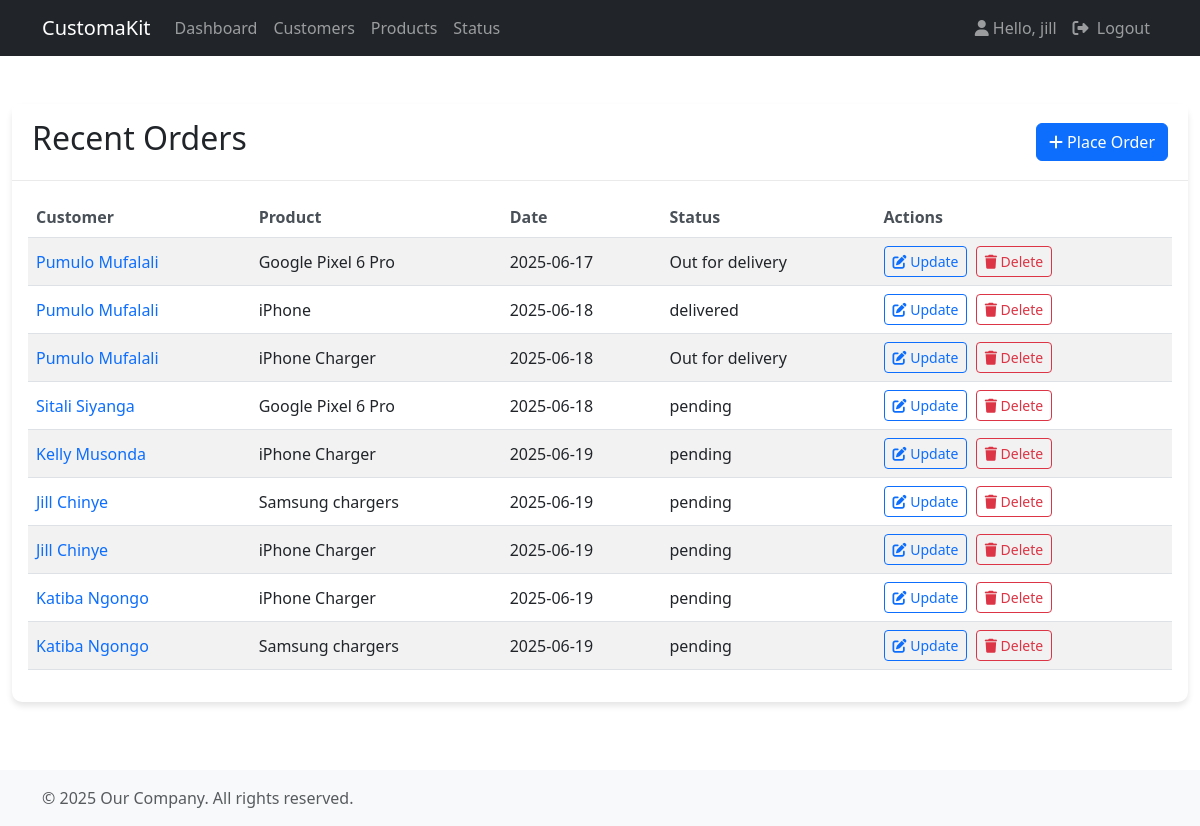
Screenshot of /orders/ (signed in) with the database file from the repository.
### accounts/models.py (models this page shows, shortened)
class Order(models.Model):
  STATUS = (
    ('delivered', 'delivered'),
    ('Out for delivery', 'Out for delivery'),
    ('pending', 'pending'),
  )
  customer = models.ForeignKey(Customer, null=True, on_delete=models.CASCADE)
  product = models.ForeignKey(Product, null=True, on_delete=models.CASCADE)
  status = models.CharField(max_length=100, null=True, choices=STATUS)
  created_at = models.DateTimeField(auto_now_add=True)

class Customer(models.Model):
  user = models.OneToOneField(User, null=True, on_delete=models.CASCADE)
  name = models.CharField(max_length=200, null=True)
  phone = models.CharField(max_length=200, null=True)
  profile_pic = models.ImageField(null=True, blank=True)
  email = models.CharField(max_length=200, null=True, unique=True)
  created_at = models.DateTimeField(auto_now_add=True)
  def __str__(self):
    return self.name[:50]

class Product(models.Model):
  CATEGORY = (
    ('Indoor', 'Indoor'),
    ('Outdoor', 'Outdoor'),
  )
  name = models.CharField(max_length=70, null=True)
  price = models.FloatField(null=True)
  category = models.CharField(max_length=50, null=True, choices=CATEGORY)
  description = models.CharField(max_length=100, null=True)
  created_at = models.DateTimeField(auto_now_add=True)
  tags = models.ManyToManyField(Tag)
  def __str__(self):
    return self.name

### accounts/decorators.py (the view)
    def wrapper_func(request, *args, **kwargs):
      group = ''
      if request.user.groups.exists():
        group = request.user.groups.all()[0].name
      if group in allowed_roles:
        return view_func(request, *args, **kwargs)
      else:
        return HttpResponse('You are not authorized to access this page')

### accounts/views.py (called while the page is built)
@login_required(login_url='login')
@allowed_user(allowed_roles=['admin'])
def totalOrders(request):
  total_orders = Order.objects.all()
  return render(request, 'accounts/total_orders.html', {'total_orders':total_orders})

### accounts/templates/accounts/total_orders.html
{% extends 'accounts/main.html' %}
{% load static %}
{% block content %}
  <div class="card mt-4">
    <div class="card-header">
        <div class="d-flex justify-content-between align-items-center">
            <h2>Recent Orders</h2>
            <a class="btn btn-primary" href="{% url 'create_order' %}">
                <i class="fas fa-plus me-1"></i>Place Order
            </a>
        </div>
    </div>
    <div class="card-body">
        <div class="table-responsive">
            <table class="table table-striped">
                <thead>
                    <tr>
                        <th>Customer</th>
                        <th>Product</th>
                        <th>Date</th>
                        <th>Status</th>
                        <th>Actions</th>
                    </tr>
                </thead>
                <tbody>
                    {% for order in total_orders %}
                    <tr>
                        <td><a href="{% url 'customer_detail' order.customer.id %}">{{ order.customer }}</a></td>
                        <td>{{ order.product }}</td>
                        <td>{{ order.created_at|date:"Y-m-d" }}</td>
                        <td>{{ order.status }}</td>
                        <td>
                            <a class="btn btn-sm btn-outline-primary me-1" href="{% url 'update_order' order.id %}">
                                <i class="fas fa-edit"></i> Update
                            </a>
                            <a class="btn btn-sm btn-outline-danger" href="{% url 'delete' order.id %}">
                                <i class="fas fa-trash"></i> Delete
                            </a>
                        </td>
                    </tr>
                    {% endfor %}
                </tbody>
            </table>
        </div>
    </div>
  </div>
{% endblock %}

### accounts/templates/accounts/navbar.html (shortened to what this page needs)
<nav class="navbar navbar-expand-lg navbar-dark bg-dark mb-4 sticky-top">
    <div class="container">
        <a class="navbar-brand">CustomaKit</a>
        <div class="collapse navbar-collapse" id="navbarNav">
            {% if request.user.is_staff %}
                <ul class="navbar-nav me-auto">
                    <li class="nav-item">
                        <a class="nav-link" href="{% url 'dashboard' %}">Dashboard</a>
                    </li>
                    <li class="nav-item">
                        <a class="nav-link" href="{% url 'customers' %}">Customers</a>
                    </li>
                    <li class="nav-item">
                        <a class="nav-link" href="{% url 'product' %}">Products</a>
                    </li>
                    <li class="nav-item">
                        <a class="nav-link" href="{% url 'statuses' %}">Status</a>
                    </li>
                </ul>
                <ul class="navbar-nav">
                    <li class="nav-item">
                        <a class="nav-link" href="#"><i class="fas fa-user me-1"></i>Hello, {{request.user}}</a>
                    </li>
                    <li class="nav-item">
                        <a class="nav-link" href="{% url 'logout' %}"><i class="fas fa-sign-out-alt me-1"></i> Logout</a>
                    </li>
                </ul>
            {% else %}
                <li class="nav-item">
                    <a class="hello-msg" href="{% url 'settings' %}">Settings</a>
                </li>
            {% endif %}
        </div>
    </div>
</nav>

### accounts/static/accounts/css/customer.css (style rules this page uses)
.card { border: none; border-radius: 10px; box-shadow: 0 4px 6px rgba(0, 0, 0, 0.1); margin-bottom: 20px; }
.card-header { background-color: #ffffff; border-bottom: 1px solid #eaeaea; padding: 15px 20px; }
.table th { font-weight: 600; color: #495057; border-top: none; }
.table td { vertical-align: middle; }
a { text-decoration: none; }

### rows the page displays
Order: customer "Pumulo Mufalali", product "Google Pixel 6 Pro", created_at "2025-06-17", status "Out for delivery"
Order: customer "Pumulo Mufalali", product "iPhone", created_at "2025-06-18", status "delivered"
Order: customer "Pumulo Mufalali", product "iPhone Charger", created_at "2025-06-18", status "Out for delivery"
Order: customer "Sitali Siyanga", product "Google Pixel 6 Pro", created_at "2025-06-18", status "pending"
Order: customer "Kelly Musonda", product "iPhone Charger", created_at "2025-06-19", status "pending"
Order: customer "Jill Chinye", product "Samsung chargers", created_at "2025-06-19", status "pending"
Order: customer "Jill Chinye", product "iPhone Charger", created_at "2025-06-19", status "pending"
Order: customer "Katiba Ngongo", product "iPhone Charger", created_at "2025-06-19", status "pending"
Order: customer "Katiba Ngongo", product "Samsung chargers", created_at "2025-06-19", status "pending"

### other values shown
{{ request.user }} "jill"
